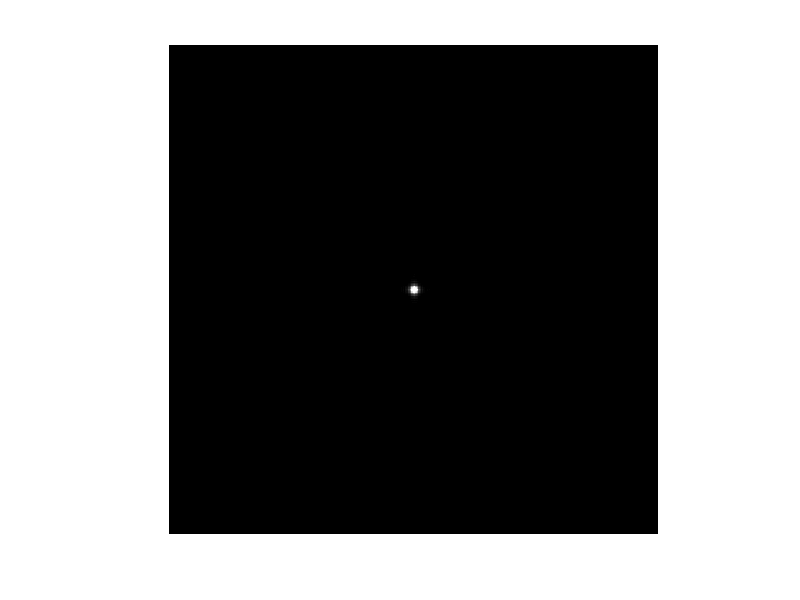

MATLAB code for this plot: (Note: this script raises an error after producing the figure.)
% example_square_prop_one_step.m
function test_fresnel
N = 1024; % number of grid points per side
L = 1e-2; % total size of the grid [m]
delta1 = L / N; % grid spacing [m]
D = 2e-3; % diameter of the aperture [m]
wvl = 1e-6; % optical wavelength [m]
k = 2*pi / wvl;
Dz = 1; % propagation distance [m]

[x1 y1] = meshgrid((-N/2 : N/2-1) * delta1);
ap = rect(x1/D) .* rect(y1/D);
[x2 y2 Uout] = one_step_prop(ap, wvl, delta1, Dz);
im=(abs(Uout).^2);
imshow(im);
% analytic result for y2=0 slice
 Uout_an  = fresnel_prop_square_ap(x2(N/2+1,:), 0, D, wvl, Dz);

    
    function U = fresnel_prop_square_ap(x2, y2, D1, wvl, Dz)
 % function U = fresnel_prop_square_ap(x2, y2, D1, wvl, Dz)

 N_F = (D1/2)^2 / (wvl * Dz); % Fresnel number
 % substitutions
 bigX = x2 / sqrt(wvl*Dz);
 bigY = y2 / sqrt(wvl*Dz);
 alpha1 = -sqrt(2) * (sqrt(N_F) + bigX);
 alpha2 = sqrt(2) * (sqrt(N_F) - bigX);
 beta1 = -sqrt(2) * (sqrt(N_F) + bigY);
 beta2 = sqrt(2) * (sqrt(N_F) - bigY);
 % Fresnel sine and cosine integrals
 ca1 = mfun('FresnelC', alpha1);
 sa1 = mfun('FresnelS', alpha1);
 ca2 = mfun('FresnelC', alpha2);
 sa2 = mfun('FresnelS', alpha2);
 cb1 = mfun('FresnelC', beta1);
 sb1 = mfun('FresnelS', beta1);
 cb2 = mfun('FresnelC', beta2);
 sb2 = mfun('FresnelS', beta2);
 % observation-plane field
 U = 1 /(2*i) *((ca2 - ca1) + i * (sa2 - sa1)) ...
 .* ((cb2 - cb1) + i * (sb2 - sb1));
    end
    
    function G = ft2(g, delta)
        G = fftshift(fft2(fftshift(g))) * delta^2;
    end
    function y = rect(x, D)
        % function y = rect(x, D)
        if nargin == 1, D = 1; end
        x = abs(x);
        y = double(x<D/2);
        y(x == D/2) = 0.5;
       
    end
    function [x2, y2, Uout]  = one_step_prop(Uin, lambda, d1, Dz)
        
        N = size(Uin, 1); % assume square grid
        k = 2*pi/lambda; % optical wavevector
        % source-plane coordinates
        [x1, y1] = meshgrid((-N/2 : 1 : N/2 - 1) * d1);
        % observation-plane coordinates
        [x2, y2] = meshgrid((-N/2 : N/2-1) / (N*d1)*lambda*Dz);
        % evaluate the Fresnel-Kirchhoff integral
        Uout = 1 / (1i*lambda*Dz) ...
            .* exp(1i * k/(2*Dz) * (x2.^2 + y2.^2)) ...
            .* ft2(Uin .* exp(1i * k/(2*Dz) ...
            * (x1.^2 + y1.^2)), d1);
    end
end